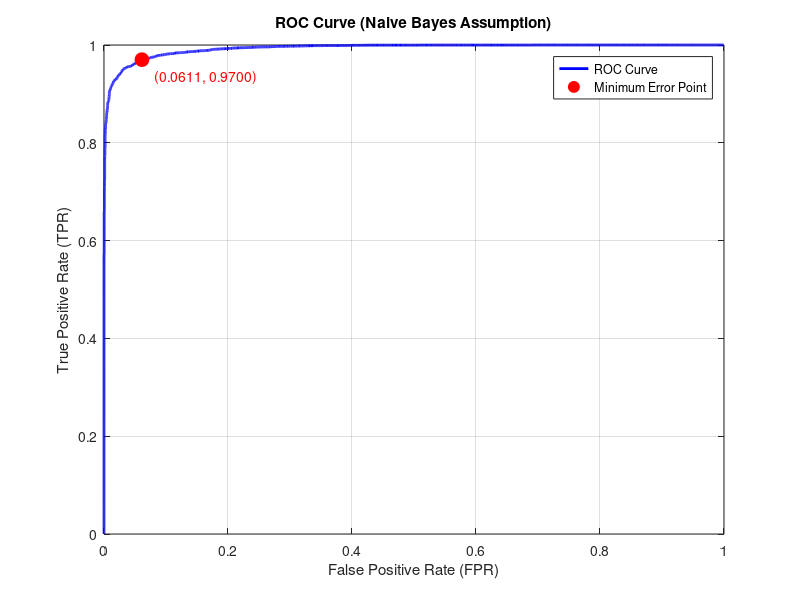
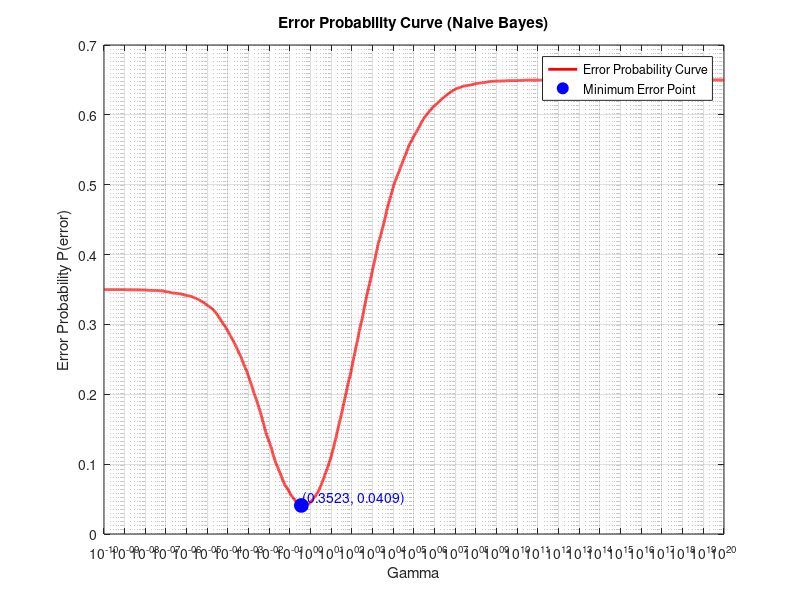

These figures' MATLAB source, in order:
%% This code is for the first assignment of EECE 5644, the first question: part B.
clear;
clear;
clc;

% Set the random seed for reproducibility
rng(12345);

% Parameter definition
m0 = [-1; -1; -1; -1]; % Mean vector for class 0
C0 = [2 -0.5 0.3 0; -0.5 1 -0.5 0; 0.3 -0.5 1 0; 0 0 0 2]; % Covariance matrix for class 0
m1 = [1; 1; 1; 1]; % Mean vector for class 1
C1 = [1 0.3 -0.2 0; 0.3 2 0.3 0; -0.2 0.3 1 0; 0 0 0 3]; % Covariance matrix for class 1

% Modify covariance matrices to be diagonal (naive Bayes assumption)
diag_C0 = diag(diag(C0)); % Keep only the diagonal elements (variances)
diag_C1 = diag(diag(C1)); % Keep only the diagonal elements (variances)

% Class prior probabilities
P_L0 = 0.35; % P(L=0)
P_L1 = 0.65; % P(L=1)

% Generate sample data
num_samples = 10000;
X = mvnrnd(m0, C0, round(num_samples * P_L0)); % Generate samples from class 0
X = [X; mvnrnd(m1, C1, round(num_samples * P_L1))]; % Generate samples from class 1
true_labels = [zeros(round(num_samples * P_L0), 1); ones(round(num_samples * P_L1), 1)]; % True class labels

% Compute likelihood ratio using the naive Bayes assumption (diagonal covariance matrices)
likelihood_ratio_NB = mvnpdf(X, m1', diag_C1) ./ mvnpdf(X, m0', diag_C0);

% Initialize variables for ROC curve
gamma_values = logspace(-10, 20, 10000); % Gamma values from a very small value (~0) to a very large value (~infinity)
TPR_list = zeros(length(gamma_values), 1); % List to store True Positive Rates
FPR_list = zeros(length(gamma_values), 1); % List to store False Positive Rates
error_prob_list = zeros(length(gamma_values), 1); % List to store error probabilities

% Compute TPR, FPR, and error probability for each gamma value under naive Bayes assumption
for i = 1:length(gamma_values)
    gamma = gamma_values(i);
    % Classification decision based on likelihood ratio and threshold gamma
    decision = likelihood_ratio_NB > gamma;

    % Compute TP, FP, TN, FN
    TP = sum((decision == 1) & (true_labels == 1)); % True positives
    FP = sum((decision == 1) & (true_labels == 0)); % False positives
    TN = sum((decision == 0) & (true_labels == 0)); % True negatives
    FN = sum((decision == 0) & (true_labels == 1)); % False negatives

    % Compute TPR (True Positive Rate) and FPR (False Positive Rate)
    TPR = TP / (TP + FN); % Sensitivity or Recall
    FPR = FP / (FP + TN); % False Positive Rate

    % Compute error probability P(error; gamma)
    error_prob = FPR * P_L0 + (1 - TPR) * P_L1; % Weighted by prior probabilities

    % Store TPR, FPR and error probability
    TPR_list(i) = TPR;
    FPR_list(i) = FPR;
    error_prob_list(i) = error_prob;
end

% Compute the error probability for gamma = 0.35 / 0.65
gamma_fixed = P_L0 / P_L1;
decision_fixed = likelihood_ratio_NB > gamma_fixed;

% Compute TP, FP, TN, FN for gamma = 0.35 / 0.65
TP_fixed = sum((decision_fixed == 1) & (true_labels == 1)); % True positives
FP_fixed = sum((decision_fixed == 1) & (true_labels == 0)); % False positives
TN_fixed = sum((decision_fixed == 0) & (true_labels == 0)); % True negatives
FN_fixed = sum((decision_fixed == 0) & (true_labels == 1)); % False negatives

% Compute TPR, FPR, and error probability for gamma = 0.35 / 0.65
TPR_fixed = TP_fixed / (TP_fixed + FN_fixed); % True Positive Rate
FPR_fixed = FP_fixed / (FP_fixed + TN_fixed); % False Positive Rate
error_prob_fixed = FPR_fixed * P_L0 + (1 - TPR_fixed) * P_L1; % Error probability for gamma = 0.35 / 0.65

% Output the error probability and coordinates for gamma = 0.35 / 0.65
fprintf('Error Probability (Naive Bayes) for gamma = 0.35 / 0.65: %.4f\n', error_prob_fixed);
fprintf('Corresponding TPR: %.4f, FPR: %.4f\n', TPR_fixed, FPR_fixed);

% Plot ROC curve
figure;
plot(FPR_list, TPR_list, 'b-', 'LineWidth', 2);
xlabel('False Positive Rate (FPR)');
ylabel('True Positive Rate (TPR)');
title('ROC Curve (Naive Bayes Assumption)');
grid on;

% Find the minimum error probability and corresponding gamma value
[min_error_prob, min_idx] = min(error_prob_list); % Find minimum value and its index
best_gamma = gamma_values(min_idx); % Corresponding gamma value

% Get the TPR and FPR for the minimum error probability
best_TPR = TPR_list(min_idx);
best_FPR = FPR_list(min_idx);

% Output the coordinates of the minimum point
fprintf('Minimum Error Probability (Naive Bayes): %.4f at Gamma: %.4f\n', min_error_prob, best_gamma);
fprintf('Corresponding TPR: %.4f, FPR: %.4f\n', best_TPR, best_FPR);

% Plot the minimum point on the ROC curve
hold on;
plot(best_FPR, best_TPR, 'ro', 'MarkerSize', 10, 'MarkerFaceColor', 'r'); % Use red circle to mark the point

% Adjust the position of the text to move inside the plot area
text(best_FPR + 0.02, best_TPR - 0.02, sprintf('(%.4f, %.4f)', best_FPR, best_TPR), ...
    'VerticalAlignment', 'top', 'HorizontalAlignment', 'left', 'FontSize', 10, 'Color', 'r');

legend('ROC Curve', 'Minimum Error Point', 'Location', 'Best');
hold off;

% Plot Error Probability curve
figure;
plot(gamma_values, error_prob_list, 'r-', 'LineWidth', 2);
xlabel('Gamma');
ylabel('Error Probability P(error)');
title('Error Probability Curve (Naive Bayes)');
set(gca, 'XScale', 'log'); % Set x-axis to logarithmic scale
grid on;

% Mark the minimum error point on the error probability curve
hold on;
plot(best_gamma, min_error_prob, 'bo', 'MarkerSize', 10, 'MarkerFaceColor', 'b');

% Add text with coordinates to the error probability curve (displaying gamma as a decimal)
text(best_gamma * 1.1, min_error_prob, sprintf('(%.4f, %.4f)', best_gamma, min_error_prob), ...
    'VerticalAlignment', 'bottom', 'HorizontalAlignment', 'left', 'FontSize', 10, 'Color', 'b');

legend('Error Probability Curve', 'Minimum Error Point', 'Location', 'Best');
hold off;
